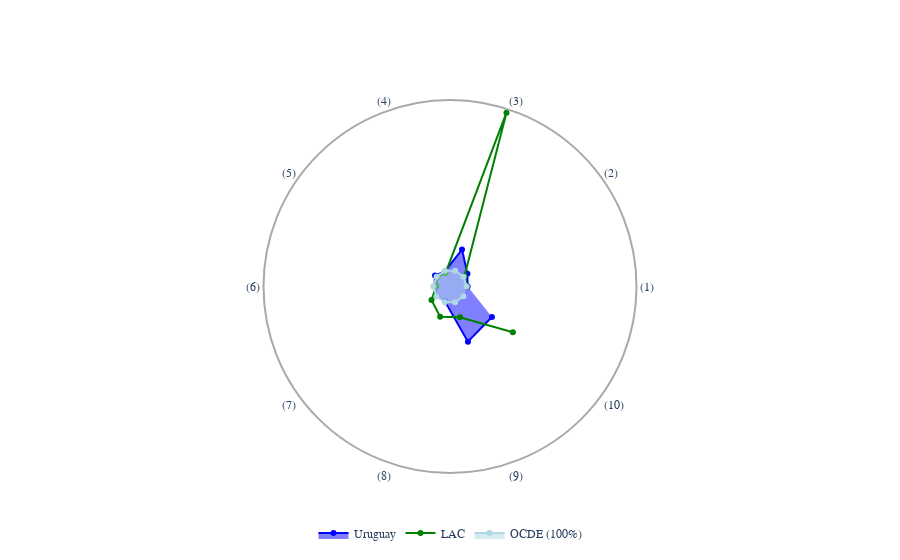

The notebook cell saved with this chart:
### Code cell
import plotly.graph_objects as go

# Categories (renamed as (1), (2), ... (10))
categories = ['(1)', '(2)', '(3)', '(4)', '(5)', '(6)', '(7)', '(8)', '(9)', '(10)']

# Old OCDE values (used for normalization)
ocde_values_raw = [1.00, 1.06, 7.49, 0.98, 0.87, 82.54, 18.57, 3.55, 0.33, 0.88]

# Values for Uruguay and LAC before normalization
uruguay_values_raw = [1.06, 1.37, 17.50, 0.95, 0.97, 77.38, 18.49, 3.39, 1.15, 2.74]
lac_values_raw = [1.02, 1.14, 82.26, 0.84, 0.83, 68.47, 25.52, 6.80, 0.64, 4.11]

# Assign 100 to OCDE values (as they represent the full polygon)
ocde_values = [100] * len(ocde_values_raw)

# Normalize Uruguay and LAC values as a percentage of old OCDE values
uruguay_values = [(u / o) * 100 for u, o in zip(uruguay_values_raw, ocde_values_raw)]
lac_values = [(l / o) * 100 for l, o in zip(lac_values_raw, ocde_values_raw)]

# Create radar chart
fig = go.Figure()

# Add trace for Uruguay (blue color, solid background)
fig.add_trace(go.Scatterpolar(
    r=uruguay_values,
    theta=categories,
    fill='toself',
    name='Uruguay',
    line=dict(color='blue'),
    opacity=1
))

# Add trace for LAC (green color, only lines)
fig.add_trace(go.Scatterpolar(
    r=lac_values,
    theta=categories,
    fill=None,
    name='LAC',
    line=dict(color='green')
))

# Add trace for OCDE (light blue color, full polygon)
fig.add_trace(go.Scatterpolar(
    r=ocde_values,
    theta=categories,
    fill='toself',
    name='OCDE (100%)',
    line=dict(color='lightblue')
))

# Update layout for background, Montserrat font, and legend
fig.update_layout(
    polar=dict(
        bgcolor='white',
        radialaxis=dict(
            visible=False,  # Hide 0, 20, 40... markers
        ),
        angularaxis=dict(
            linewidth=2,
            linecolor='darkgray'
        )
    ),
    font=dict(
        family="Montserrat"
    ),
    showlegend=True,
    legend=dict(
        orientation="h",
        yanchor="bottom",
        y=-0.2,
        xanchor="center",
        x=0.5
    )
)

# Show the plot
fig.show()

### Figure 1 — Plotly figure (JSON) as saved in the notebook; plotly's stock layout.template omitted (floating-point values rounded to 4 significant figures)
{"data": [{"fill": "toself", "line": {"color": "blue"}, "name": "Uruguay", "opacity": 1, "r": [106, 129.2, 233.6, 96.94, 111.5, 93.75, 99.57, 95.49, 348.5, 311.4], "theta": ["(1)", "(2)", "(3)", "(4)", "(5)", "(6)", "(7)", "(8)", "(9)", "(10)"], "type": "scatterpolar"}, {"line": {"color": "green"}, "name": "LAC", "r": [102, 107.5, 1098.0, 85.71, 95.4, 82.95, 137.4, 191.5, 193.9, 467.0], "theta": ["(1)", "(2)", "(3)", "(4)", "(5)", "(6)", "(7)", "(8)", "(9)", "(10)"], "type": "scatterpolar"}, {"fill": "toself", "line": {"color": "lightblue"}, "name": "OCDE (100%)", "r": [100, 100, 100, 100, 100, 100, 100, 100, 100, 100], "theta": ["(1)", "(2)", "(3)", "(4)", "(5)", "(6)", "(7)", "(8)", "(9)", "(10)"], "type": "scatterpolar"}], "layout": {"font": {"family": "Montserrat"}, "legend": {"orientation": "h", "x": 0.5, "xanchor": "center", "y": -0.2, "yanchor": "bottom"}, "polar": {"angularaxis": {"linecolor": "darkgray", "linewidth": 2}, "bgcolor": "white", "radialaxis": {"visible": false}}, "showlegend": true}}
